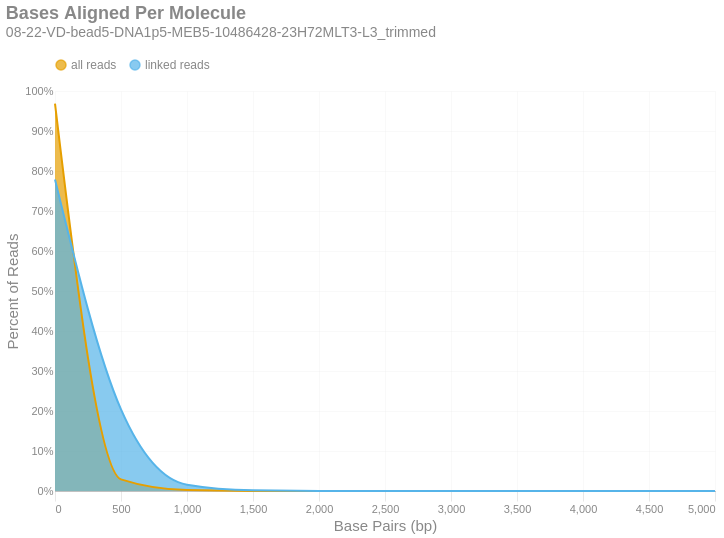

The code cell stored with this chart in its notebook:
### Markdown cell above
### Bases Aligned Per Molecule
This is a frequency distribution showing the number of base pairs aligned per unique molecule. These data are shown in 500 bp bins. There are two distributions: one with `all reads` (yellow) and another with only `linked reads` (blue). The percent of molecules in the `linked reads` distribution is relative to the total number of linked molecules.

### Code cell
if SKIPLR:
    print_html(f"Skipped")
else:
    binned_df = consolidated_hist(valids['aligned_bp'], mask, 500, True)
    with SafeRender(binned_df):
        (
            density_plot(binned_df, 'Bases Aligned Per Molecule', samplename, 'basesper')
            .encode(
                x=alt.X('bin:Q', title="Base Pairs (bp)").axis(tickMinStep=500),
                y=alt.Y('value:Q', title='Percent of Reads')
                    .axis(format='%')
                    .scale(domain = [0,1])
                    .stack(False),
                color=alt.Color("key:N").scale(domain = ["all reads", "linked reads"]),
                tooltip = [
                    alt.Tooltip("key:N", title = "Data Type"),
                    alt.Tooltip("range_label:N", title="Based Aligned Per Molecule"),
                    alt.Tooltip("value:Q", format = ".2%", title="% Molecules")
                ]
            )
        ).display()

### Figure 1 — Vega-Lite specification as saved in the notebook (floating-point values rounded to 4 significant figures)
{"width": "container", "height": 400, "config": {"title": {"anchor": "start", "dy": -15, "fontSize": 18, "color": "#888888", "subtitleColor": "#888888", "subtitleFontSize": 14}, "arc": {"fill": "#0072B2"}, "axis": {"domainColor": "#888888", "domainWidth": 0.5, "gridWidth": 0.2, "grid": false, "titleFontWeight": 400, "titleFontSize": 15, "labelFontSize": 11, "labelColor": "#888888", "tickColor": "#888888", "tickWidth": 0.2, "titleColor": "#888888"}, "axisBand": {"grid": false}, "axisX": {"grid": true, "tickSize": 10, "domainCap": "round"}, "axisY": {"domain": false, "grid": true, "tickSize": 0, "domainCap": "round"}, "background": "transparent", "header": {"labelFontSize": 15, "labelColor": "#888888", "titleFontSize": 15, "titleFontWeight": 600, "titleColor": "#888888"}, "legend": {"labelFont": "sans-serif", "labelFontSize": 12, "labelColor": "#888888", "symbolSize": 100, "symbolType": "circle", "titleFontSize": 12, "titlePadding": 10, "titleColor": "#888888", "title": null, "orient": "top"}, "range": {"category": ["#E69F00", "#56B4E9", "#009E73", "#F0E442", "#0072B2", "#D55E00", "#CC79A7", "#000000"], "diverging": ["#cfe8f3", "#a2d4ec", "#73bfe2", "#46abdb", "#1696d2", "#12719e"]}, "area": {"fill": "#0072B2", "fillOpacity": 0.7, "line": true, "strokeOpacity": 0.7}, "line": {"color": "#0072B2", "stroke": "#0072B2", "strokeWidth": 2}, "trail": {"color": "#0072B2", "stroke": "#0072B2", "strokeWidth": 0, "size": 1}, "point": {"filled": true}, "text": {"color": "#888888", "fontSize": 11, "align": "right", "fontWeight": 400, "size": 11}, "bar": {"fill": "#0072B2", "stroke": null}, "view": {"stroke": null, "continuousWidth": 660, "continuousHeight": 400}}, "data": {"name": "data-0a039718d9019480f0428fbd74ec6a69"}, "mark": {"type": "area", "interpolate": "monotone"}, "encoding": {"color": {"field": "key", "scale": {"domain": ["all reads", "linked reads"]}, "type": "nominal"}, "tooltip": [{"field": "key", "title": "Data Type", "type": "nominal"}, {"field": "range_label", "title": "Based Aligned Per Molecule", "type": "nominal"}, {"field": "value", "format": ".2%", "title": "% Molecules", "type": "quantitative"}], "x": {"axis": {"tickMinStep": 500}, "field": "bin", "title": "Base Pairs (bp)", "type": "quantitative"}, "y": {"axis": {"format": "%"}, "field": "value", "scale": {"domain": [0, 1]}, "stack": false, "title": "Percent of Reads", "type": "quantitative"}}, "params": [{"name": "param_c36ac31b6afebe62", "select": {"type": "point", "fields": ["key"]}, "bind": "legend"}], "title": {"text": "Bases Aligned Per Molecule", "subtitle": "08-22-VD-bead5-DNA1p5-MEB5-10486428-23H72MLT3-L3_trimmed"}, "transform": [{"fold": ["all reads", "linked reads"]}, {"filter": {"param": "param_c36ac31b6afebe62"}}], "usermeta": {"embedOptions": {"downloadFileName": "08-22-VD-bead5-DNA1p5-MEB5-10486428-23H72MLT3-L3_trimmed.basesper"}}, "$schema": "https://vega.github.io/schema/vega-lite/v6.4.1.json", "datasets": {"data-0a039718d9019480f0428fbd74ec6a69": [{"bin": "0", "interval": "0-500", "all reads": 0.9685, "linked reads": 0.7787, "range_label": "0-499"}, {"bin": "500", "interval": "500-1000", "all reads": 0.02903, "linked reads": 0.2039, "range_label": "500-999"}, {"bin": "1000", "interval": "1000-1500", "all reads": 0.002213, "linked reads": 0.01564, "range_label": "1000-1499"}, {"bin": "1500", "interval": "1500-2000", "all reads": 0.0002223, "linked reads": 0.001578, "range_label": "1500-1999"}, {"bin": "2000", "interval": "2000-2500", "all reads": 2.827e-05, "linked reads": 0.0002005, "range_label": "2000-2499"}, {"bin": "2500", "interval": "2500-3000", "all reads": 2.082e-06, "linked reads": 1.48e-05, "range_label": "2500-2999"}, {"bin": "3000", "interval": "3000-3500", "all reads": 6.31e-07, "linked reads": 4.484e-06, "range_label": "3000-3499"}, {"bin": "3500", "interval": "3500-4000", "all reads": 6.31e-08, "linked reads": 4.484e-07, "range_label": "3500-3999"}, {"bin": "4000", "interval": "4000-4500", "all reads": 1.893e-07, "linked reads": 1.345e-06, "range_label": "4000-4499"}, {"bin": "4500", "interval": "4500-5000", "all reads": 0.0, "linked reads": 0.0, "range_label": "4500-4999"}, {"bin": "5000", "interval": "5000-5500", "all reads": 0.0, "linked reads": 0.0, "range_label": "5000-5499"}]}}
